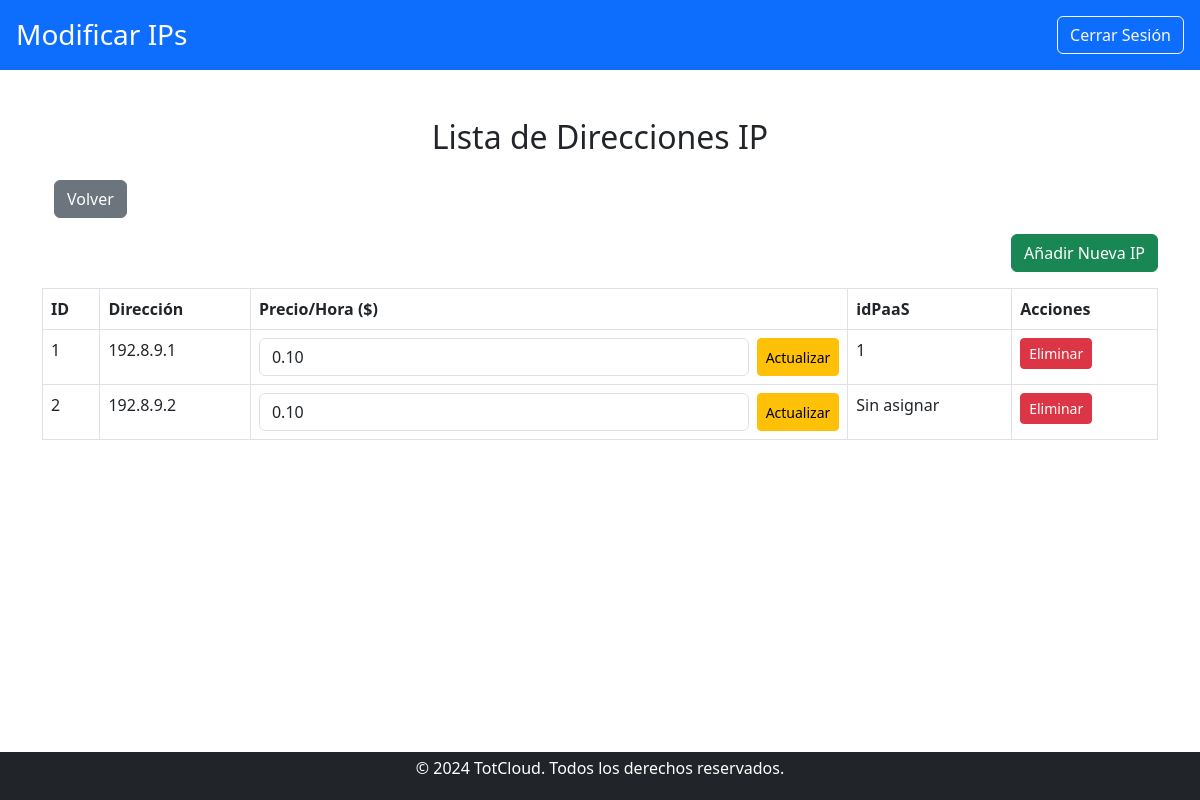
The page /trabajador/modificar_componentes/ip/modificar_ips.php (signed in) on the database its author committed.
### tables this page shows
CREATE TABLE `direccionip` (
  `idIp` int(11) NOT NULL,
  `Direccion` varchar(45) NOT NULL,
  `PrecioH` decimal(10,2) NOT NULL,
  `idPaaS` int(11) DEFAULT NULL
);

### public/trabajador/modificar_componentes/ip/modificar_ips.php (the view, shortened to what this page needs)
<?php
include '../../../../includes/db_connect.php';
$query = "SELECT * FROM direccionip";
$result = $conn->query($query);
?>
<!DOCTYPE html>
<html lang="es">
<head>
    <link href="https://cdn.jsdelivr.net/npm/bootstrap@5.3.0/dist/css/bootstrap.min.css" rel="stylesheet">
    <link href="../../../css/estilos.css" rel="stylesheet">
</head>
<body>
    <header class="bg-primary text-white d-flex justify-content-between align-items-center p-3">
        <div>
            <h1 class="h3 mb-0">Modificar IPs</h1>
        </div>
        <div>
            <a href="../../../logout.php" class="btn btn-outline-light">Cerrar Sesión</a>
        </div>
    </header>
    <main class="container my-5">
        <h2 class="text-center mb-4">Lista de Direcciones IP</h2>
        <div class="container my-3">
            <a href="../modificar_componentes.php" class="btn btn-secondary">Volver</a>
        </div>
        <div class="mb-3 text-end">
            <a href="crear_ip.php" class="btn btn-success">Añadir Nueva IP</a>
        </div>
        <table class="table table-bordered">
            <thead>
                <tr>
                    <th>ID</th>
                    <th>Dirección</th>
                    <th>Precio/Hora ($)</th>
                    <th>idPaaS</th>
                    <th>Acciones</th>
                </tr>
            </thead>
            <tbody>
                <?php while ($ip = $result->fetch_assoc()): ?>
                    <tr>
                        <td><?php echo htmlspecialchars($ip['idIp']); ?></td>
                        <td><?php echo htmlspecialchars($ip['Direccion']); ?></td>
                        <td>
                            <form method="POST" action="modificar_ips.php" class="d-flex">
                                <input type="number" step="0.01" class="form-control me-2" name="precioH" value="<?php echo $ip['PrecioH']; ?>" required>
                                <button type="submit" class="btn btn-warning btn-sm">Actualizar</button>
                            </form>
                        </td>
                        <td><?php echo htmlspecialchars($ip['idPaaS'] ?? 'Sin asignar'); ?></td>
                        <td>
                            <a href="modificar_ips.php?eliminar=<?php echo $ip['idIp']; ?>" class="btn btn-danger btn-sm" onclick="return confirm('¿Estás seguro de eliminar esta IP?')">Eliminar</a>
                        </td>
                    </tr>
                <?php endwhile; ?>
            </tbody>
        </table>
    </main>
    <?php include '../../../../includes/footer.php'; ?>
</body>
</html>

### public/css/estilos.css (style rules this page uses)
body { display: flex; flex-direction: column; min-height: 100vh; margin: 0; }
main { flex: 1; }
header { background-color: #007bff; color: white; padding: 1rem 0; text-align: center; }

### rows shown on the page
direccionip: idIp "1", Direccion "192.8.9.1", precioH "0.10", idPaaS "1"
direccionip: idIp "2", Direccion "192.8.9.2", precioH "0.10", idPaaS "Sin asignar"
